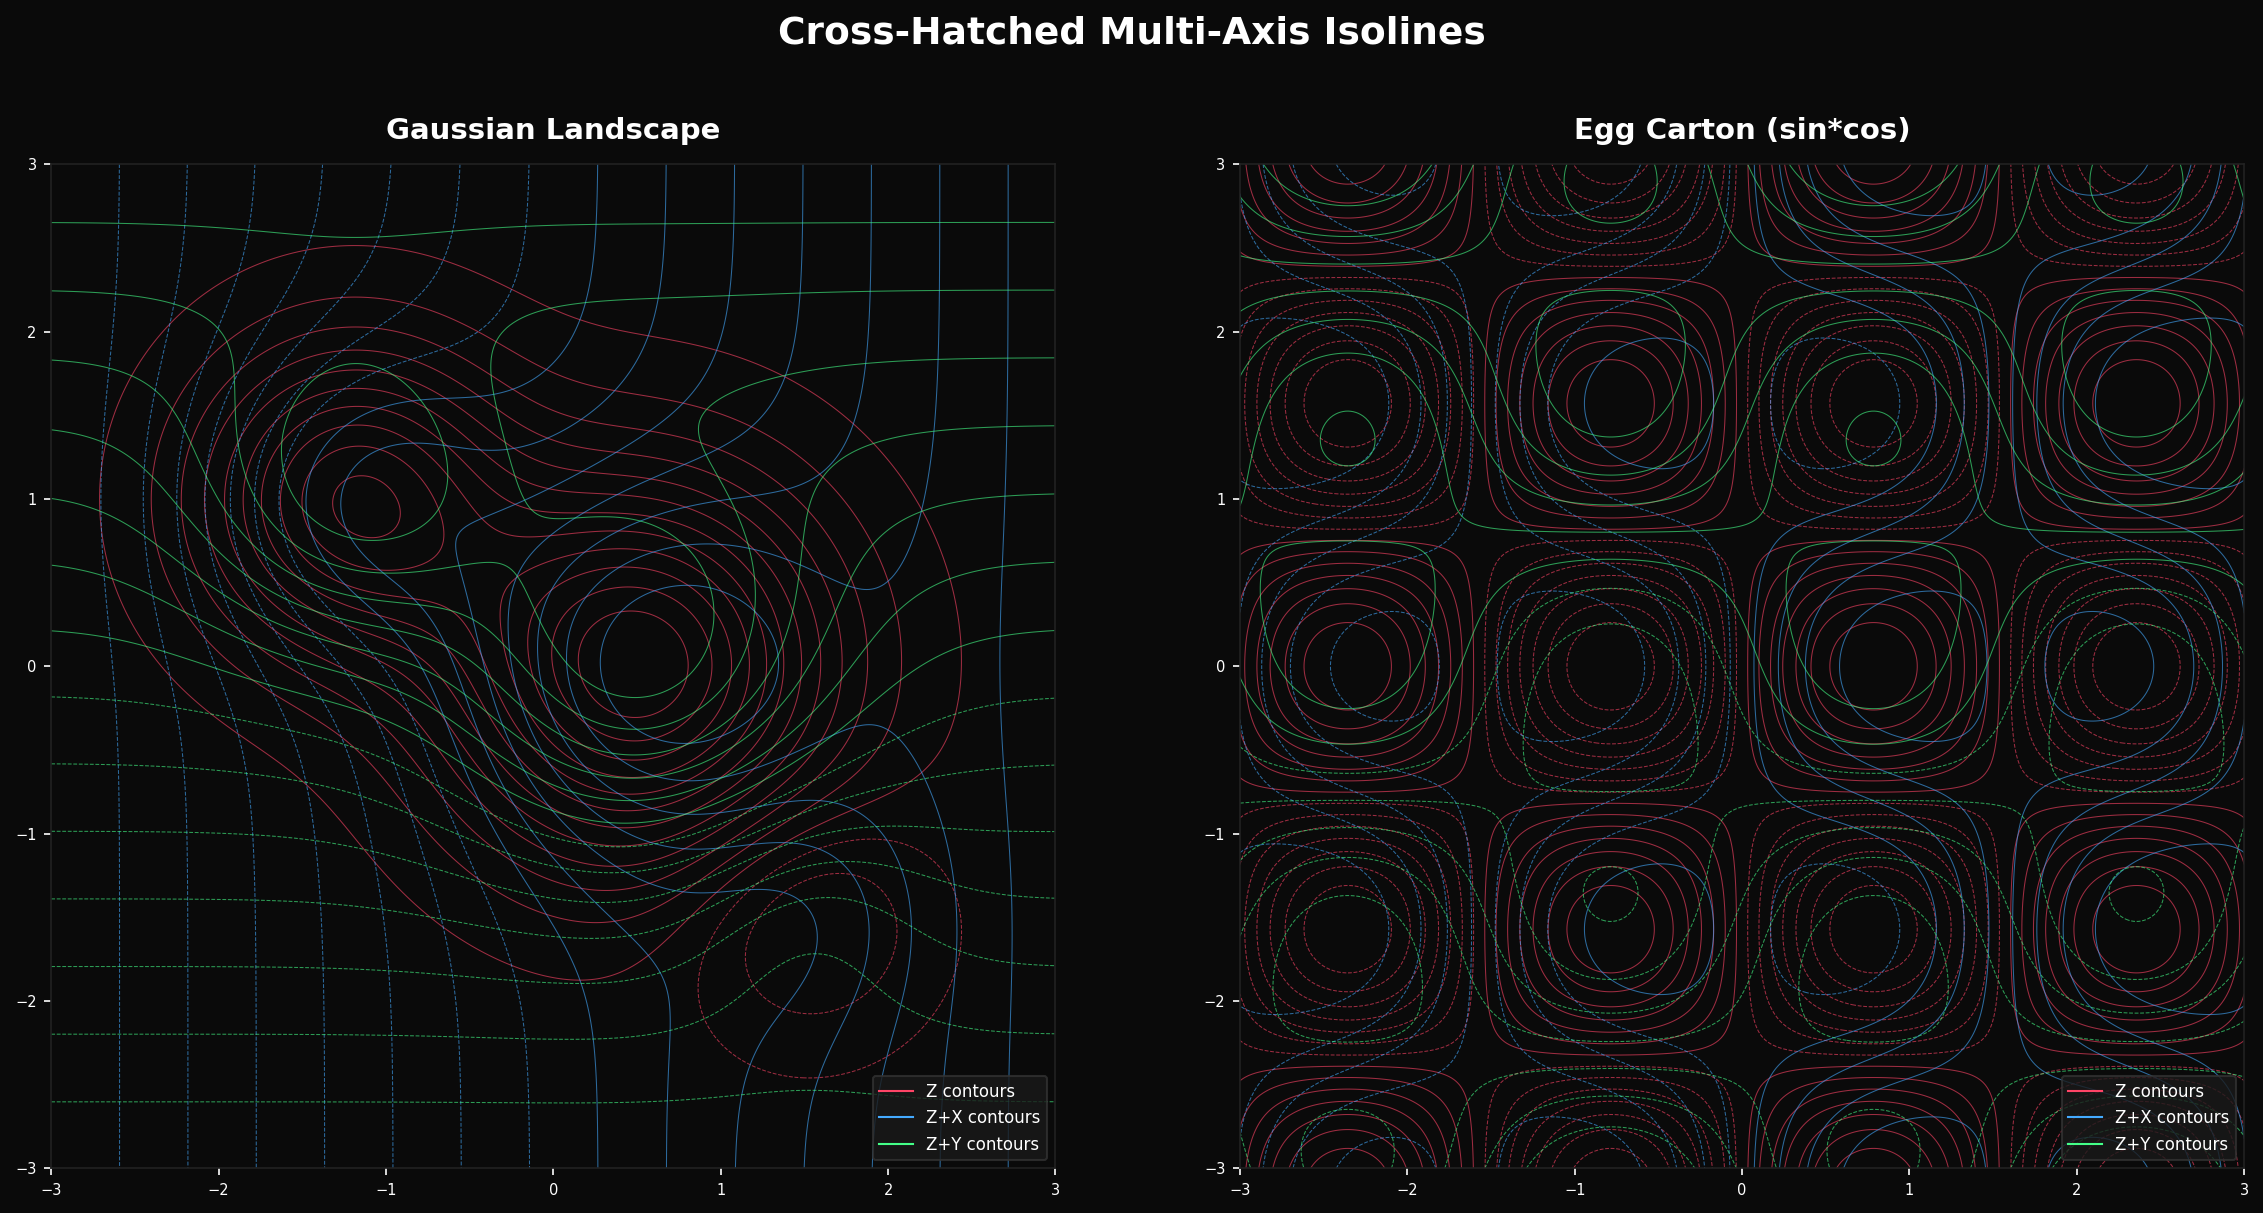

Write Python code to recreate this figure.
"""
Approach 5: Cross-Hatched Multi-Axis Isolines

Overlays contour sets computed from projections along different axes
(x, y, and diagonal), creating a cross-hatched effect that reveals
the 3D shape through line density.
"""

import numpy as np
import matplotlib.pyplot as plt


def make_surface(n=400):
    x = np.linspace(-3, 3, n)
    y = np.linspace(-3, 3, n)
    X, Y = np.meshgrid(x, y)
    Z = (
        2 * np.exp(-((X - 0.5) ** 2 + Y**2) / 1.2)
        + 1.5 * np.exp(-((X + 1.2) ** 2 + (Y - 1) ** 2) / 0.8)
        - 0.5 * np.exp(-((X - 1.5) ** 2 + (Y + 1.5) ** 2) / 0.5)
    )
    return X, Y, Z


def make_egg_carton(n=400):
    x = np.linspace(-3, 3, n)
    y = np.linspace(-3, 3, n)
    X, Y = np.meshgrid(x, y)
    Z = np.sin(X * 2) * np.cos(Y * 2)
    return X, Y, Z


fig, axes = plt.subplots(1, 2, figsize=(16, 8))
fig.patch.set_facecolor("#0a0a0a")

datasets = [
    ("Gaussian Landscape", make_surface),
    ("Egg Carton (sin*cos)", make_egg_carton),
]

axis_configs = [
    # (transform, color, label)
    (lambda X, Y, Z: Z, "#ff4466", "Z contours"),
    (lambda X, Y, Z: Z + X * 0.8, "#44aaff", "Z+X contours"),
    (lambda X, Y, Z: Z + Y * 0.8, "#44ff88", "Z+Y contours"),
]

for ax, (title, fn) in zip(axes, datasets):
    X, Y, Z = fn()
    ax.set_facecolor("#0a0a0a")
    ax.set_aspect("equal")

    for transform, color, label in axis_configs:
        field = transform(X, Y, Z)
        levels = np.linspace(field.min(), field.max(), 16)
        ax.contour(
            X, Y, field, levels=levels,
            colors=[color], linewidths=0.5, alpha=0.6,
        )

    ax.set_title(title, color="white", fontsize=14, fontweight="bold", pad=12)
    ax.tick_params(colors="white", labelsize=7)
    for spine in ax.spines.values():
        spine.set_color("#222")

    # Legend
    from matplotlib.lines import Line2D
    legend_elements = [
        Line2D([0], [0], color=c, linewidth=1, label=l)
        for _, c, l in axis_configs
    ]
    ax.legend(handles=legend_elements, loc="lower right", fontsize=8,
              facecolor="#1a1a1a", edgecolor="#333", labelcolor="white")

fig.suptitle(
    "Cross-Hatched Multi-Axis Isolines",
    color="white", fontsize=18, fontweight="bold", y=0.98,
)
plt.tight_layout(rect=[0, 0, 1, 0.93])
plt.savefig(
    "/home/user/research/isoline-3d-visualization/05_cross_hatched.png",
    dpi=150, bbox_inches="tight", facecolor=fig.get_facecolor(),
)
plt.close()
print("Saved 05_cross_hatched.png")
